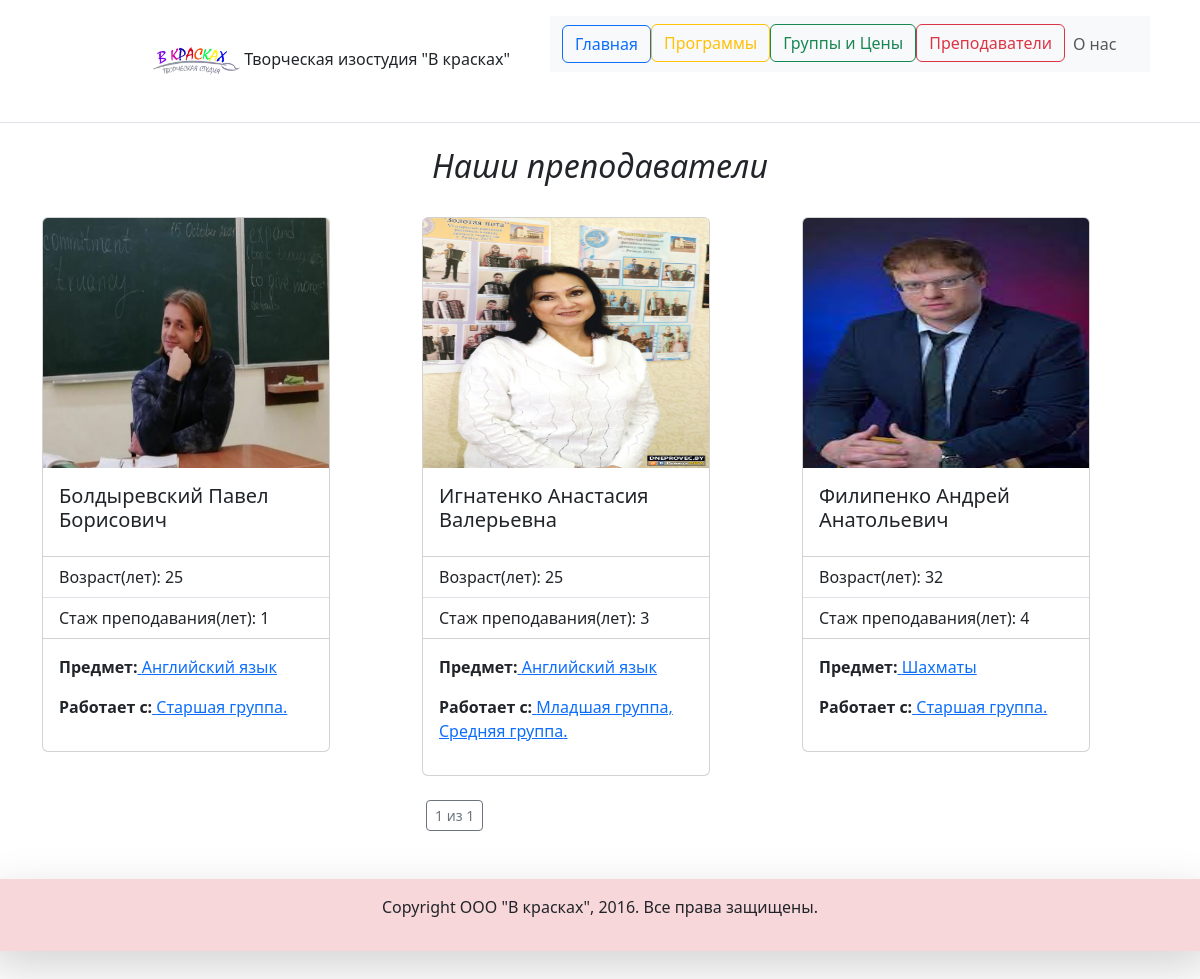
The app's page /teachers/, older data.
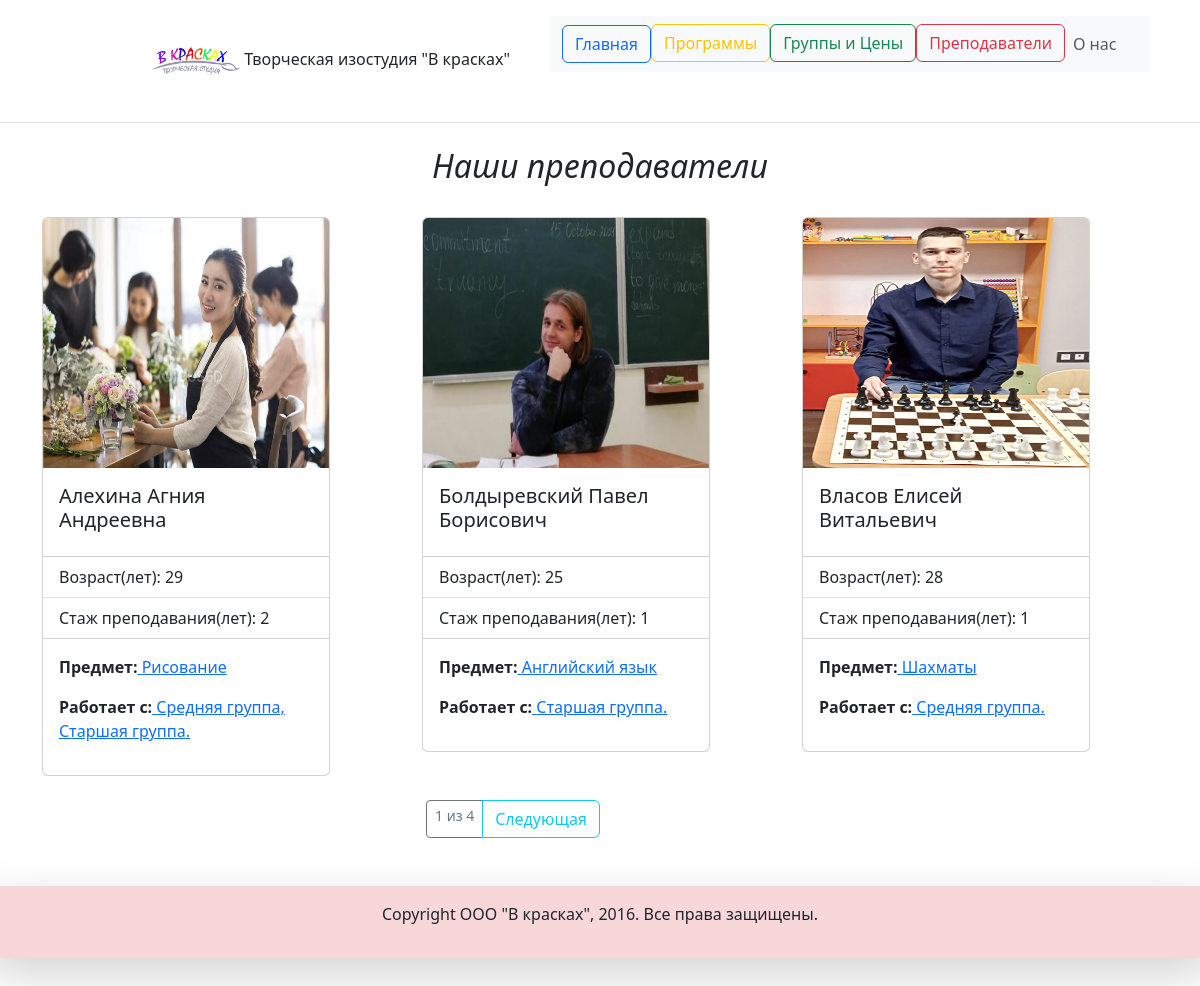
The same page, newer data.
### v_kraskah/models.py (models this page shows, shortened)
class Teacher(models.Model):
    first_name = models.CharField(max_length=100, help_text="Введите имя преподавателя",
                                  verbose_name="Имя преподавателя")
    last_name = models.CharField(max_length=100, help_text="Введите фамилию преподавателя",
                                 verbose_name="Фамилия преподавателя")
    sure_name = models.CharField(max_length=100, help_text="Введите отчество преподавателя",
                                 verbose_name="Отчество преподавателя")
    subjects = models.ManyToManyField(Category, help_text="Выберите предмет занятий", verbose_name="Предмет занятий")
    age = models.IntegerField(null=True, help_text="Введите возраст преподавателя", verbose_name="Возраст")
    work_experience = models.IntegerField(null=True, help_text="Введите стаж работы", verbose_name="Стаж работы")
    img = models.ImageField(upload_to='media/images/teachers', null=True, help_text='150x150px',
                            verbose_name="ссылка картинки")
    age_group = models.ManyToManyField(Group, help_text="Введите группу преподавания",
                                       verbose_name="группа преподавания")
    def get_age_group(self):
        lst_age_group = []
        for gruop in self.age_group.all():
            lst_age_group.append(gruop.name)
        return ", ".join(lst_age_group)
    def get_subject(self):
        lst_subject = []
        for subject in self.subjects.all():
            lst_subject.append(subject.name)
        return ", ".join(lst_subject)
    def get_absolute_url(self):
        return "/price"
    def get_absolute_url_subject(self):
        return "/categorys"
    @property
    def photo_url(self):
        if self.img and hasattr(self.img, 'url'):
            return self.img.url
    class Meta:
        verbose_name = "Преподаватель"
        verbose_name_plural = "Преподаватели"
        ordering = ["last_name"]

class Category(models.Model):
    name = models.CharField(max_length=200,
                            help_text="Введите категорию занятия",
                            verbose_name="Категория занятия")
    full_description = models.TextField(max_length=1000, help_text="Полный текст курса", verbose_name="полное описание",
                                        blank=True)
    short_description = models.CharField(max_length=200, help_text="Кратко опишите категорию",
                                         verbose_name="краткое описание", blank=True)
    img = models.ImageField(upload_to='media/images/category', null=True, help_text='150x150px',
                            verbose_name="ссылка картинки", blank=True)
    class Meta:
        verbose_name = "Предмет"
        verbose_name_plural = "Предметы"
        ordering = ["name"]

class Group(models.Model):
    name = models.CharField(max_length=200,
                            help_text="Введите название возрастной группы",
                            verbose_name="Название возрастной группы")
    ages = models.CharField(max_length=200,
                            help_text="Введите возрастную группу",
                            verbose_name="Возрастная группа", blank=True)
    price = models.DecimalField(max_digits=10, decimal_places=2, blank=True)
    class Meta:
        verbose_name = "Возраст"
        verbose_name_plural = "Возрасты"
        ordering = ["name"]

### v_kraskah/views.py (the view)
# urls.py: path('teachers/', views.TeacherListView.as_view(), name='teachers'),  # Преподаватели
class TeacherListView(generic.ListView):
    model = Teacher
    paginate_by = 3

### templates/v_kraskah/teacher_list.html (shortened to what this page needs)
{% extends "base.html" %}
{% block content %}
<div class="text-center"><h2><i>Наши преподаватели</i></h2><br>
</div>
{% if teacher_list %}
<div class="container">
    <div class="row">
        {% for teacher in teacher_list %}
        <div class="col">
            <div class="card" style="width: 18rem;">
                <img src="{{ teacher.photo_url }}" width="400" height="250" class="card-img-top" alt="...">
                <div class="card-body">
                    <h5 class="card-title">{{ teacher.last_name }} {{ teacher.first_name }} {{ teacher.sure_name }}</h5>
                </div>
                    <ul class="list-group list-group-flush">
                        <li class="list-group-item">Возраст(лет): {{ teacher.age }}</li>
                    <li class="list-group-item">Стаж преподавания(лет): {{ teacher.work_experience }}</li>
                </ul>
                <div class="card-body">
                    <p><b>Предмет:</b><a href="{{ teacher.get_absolute_url_subject }}" class="card-link"> {{ teacher.get_subject }}</a></p>
                    <p><b>Работает с:</b><a href="{{ teacher.get_absolute_url }}" class="card-link"> {{ teacher.get_age_group }}. </a></p>
                </div>
            </div>
        </div>
    {% endfor %}
    </div>
    <br>
    <div class="container">
      <div class="row">
        <div class="col">
        </div>
        <div class="col">
            <div class="btn-group" role="group" aria-label="Second group">
                <a class="btn btn-sm btn-outline-secondary" href="#">{{ page_obj.number }} из {{ page_obj.paginator.num_pages }}</a>
                {% if page_obj.has_next %}
                <a class="btn btn-outline-info" href="{{ request.path }}?page={{ page_obj.next_page_number }}">Следующая</a>
                {% endif %}
            </div>
        </div>
        <div class="col">
        </div>
      </div>
    </div>
</div>
{% else %}
    <p>В базе данных нет преподавателей!</p>
{% endif %}
{% endblock %}

### templates/base.html (shortened to what this page needs)
<!DOCTYPE html>
<html lang="en">
<head>
    {% load static %}
    <link href="https://cdn.jsdelivr.net/npm/bootstrap@5.3.0-alpha3/dist/css/bootstrap.min.css" rel="stylesheet">
    <link rel="stylesheet" href="https://cdn.jsdelivr.net/npm/bootstrap-icons@1.10.3/font/bootstrap-icons.css">
</head>
<body>
<div class="d-flex flex-wrap justify-content-center py-3 mb-4 border-bottom">
    <div class="col-1"></div>
    <div class="col-4">
        <a href="{% url 'index' %}"><img src="{% static 'images/logotip.jpg' %}" width="90" height="90"></a>
        Творческая изостудия "В красках"
    </div>
    <div class="col-6">
        <nav class="navbar navbar-expand-lg bg-body-tertiary">
        <div class="container-fluid">
            <a class="navbar-brand; btn btn-outline-primary" href="{% url 'index' %}">Главная</a>
        <div class="collapse navbar-collapse" id="navbarNavDropdown">
            <ul class="navbar-nav">
        <li class="nav-item">
          <a class="nav-link; btn btn-outline-warning" aria-current="page" href="{% url 'categorys' %}">Программы</a>
        </li>
        <li class="nav-item">
          <a class="nav-link; btn btn-outline-success" href="{% url 'price' %}">Группы и Цены</a>
        </li>
        <li class="nav-item">
          <a class="nav-link; btn btn-outline-danger" href="{% url 'teachers' %}">Преподаватели</a>
        </li>
        <li class="nav-item dropdown">
          <a class="nav-link dropdown-toggle; btn btn-outline-info" href="" role="button" data-bs-toggle="dropdown" aria-expanded="false">
            О нас
          </a>
         </li>
         </ul>
        </div>
        </div>
        </nav>
    </div>
</div>
<div class="container">
  <div class="row">
          {% block content %}{% endblock %}
  </div>
</div>
<br><br>
<div class="row align-items-end; p-3 mb-2 bg-danger-subtle text-emphasis-danger; shadow-lg p-3 mb-5 bg-body-tertiary rounded">
    <p class="text-center">Copyright ООО "В красках", 2016. Все права защищены.</p>
</div>
</body>
</html>

Row changes from the older to the newer data that the page shows:
no longer on this page (row unchanged): Teacher: photo_url (picture), last_name "Игнатенко", first_name "Анастасия", sure_name "Валерьевна", age "25", work_experience "3", get_subject "Английский язык", get_age_group "Младшая группа, Средняя группа"
no longer on this page (row unchanged): Teacher: photo_url (picture), last_name "Филипенко", first_name "Андрей", sure_name "Анатольевич", age "32", work_experience "4", get_subject "Шахматы", get_age_group "Старшая группа"
added Teacher: photo_url (picture), last_name "Алехина", first_name "Агния", sure_name "Андреевна", age "29", work_experience "2", get_subject "Рисование", get_age_group "Средняя группа, Старшая группа"
added Teacher: photo_url (picture), last_name "Власов", first_name "Елисей", sure_name "Витальевич", age "28", work_experience "1", get_subject "Шахматы", get_age_group "Средняя группа"
Text that changed along with them:
{{ page_obj.paginator.num_pages }}: "1" → "4"
text now shown: "Следующая"
